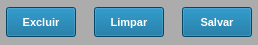
           <widget class="QWidget" name="widget_6" native="true">
            <property name="minimumSize">
             <size>
              <width>0</width>
              <height>45</height>
             </size>
            </property>
            <property name="maximumSize">
             <size>
              <width>16777215</width>
              <height>45</height>
             </size>
            </property>
            <property name="font">
             <font>
              <pointsize>8</pointsize>
             </font>
            </property>
            <property name="styleSheet">
             <string notr="true">background-color: rgb(172, 172, 172);</string>
            </property>
            <layout class="QHBoxLayout" name="horizontalLayout_2">
             <property name="spacing">
              <number>6</number>
             </property>
             <property name="leftMargin">
              <number>6</number>
             </property>
             <property name="topMargin">
              <number>6</number>
             </property>
             <property name="rightMargin">
              <number>6</number>
             </property>
             <property name="bottomMargin">
              <number>6</number>
             </property>
             <item>
              <widget class="QPushButton" name="btn_Excluir">
               <property name="sizePolicy">
                <sizepolicy hsizetype="Preferred" vsizetype="Preferred">
                 <horstretch>0</horstretch>
                 <verstretch>0</verstretch>
                </sizepolicy>
               </property>
               <property name="minimumSize">
                <size>
                 <width>70</width>
                 <height>30</height>
                </size>
               </property>
               <property name="maximumSize">
                <size>
                 <width>70</width>
                 <height>30</height>
                </size>
               </property>
               <property name="font">
                <font>
                 <pointsize>8</pointsize>
                 <weight>75</weight>
                 <bold>true</bold>
                </font>
               </property>
               <property name="cursor">
                <cursorShape>PointingHandCursor</cursorShape>
               </property>
               <property name="styleSheet">
                <string notr="true">color: rgb(255, 255, 255);
background-color: rgb(0, 100, 148);</string>
               </property>
               <property name="text">
                <string>Excluir</string>
               </property>
              </widget>
             </item>
             <item>
              <widget class="QLabel" name="label_2">
               <property name="text">
                <string/>
               </property>
              </widget>
             </item>
             <item>
              <widget class="QPushButton" name="btn_Limpar">
               <property name="sizePolicy">
                <sizepolicy hsizetype="Preferred" vsizetype="Preferred">
                 <horstretch>0</horstretch>
                 <verstretch>0</verstretch>
                </sizepolicy>
               </property>
               <property name="minimumSize">
                <size>
                 <width>70</width>
                 <height>30</height>
                </size>
               </property>
               <property name="maximumSize">
                <size>
                 <width>70</width>
                 <height>30</height>
                </size>
               </property>
               <property name="font">
                <font>
                 <pointsize>8</pointsize>
                 <weight>75</weight>
                 <bold>true</bold>
                </font>
               </property>
               <property name="cursor">
                <cursorShape>PointingHandCursor</cursorShape>
               </property>
               <property name="styleSheet">
                <string notr="true">color: rgb(255, 255, 255);
background-color: rgb(0, 100, 148);</string>
               </property>
               <property name="text">
                <string>Limpar</string>
               </property>
              </widget>
             </item>
             <item>
              <widget class="QLabel" name="label_3">
               <property name="font">
                <font>
                 <pointsize>8</pointsize>
                </font>
               </property>
               <property name="text">
                <string/>
               </property>
              </widget>
             </item>
             <item>
              <widget class="QPushButton" name="btn_Salvar">
               <property name="sizePolicy">
                <sizepolicy hsizetype="Preferred" vsizetype="Preferred">
                 <horstretch>0</horstretch>
                 <verstretch>0</verstretch>
                </sizepolicy>
               </property>
               <property name="minimumSize">
                <size>
                 <width>70</width>
                 <height>30</height>
                </size>
               </property>
               <property name="maximumSize">
                <size>
                 <width>70</width>
                 <height>30</height>
                </size>
               </property>
               <property name="font">
                <font>
                 <pointsize>8</pointsize>
                 <weight>75</weight>
                 <bold>true</bold>
                </font>
               </property>
               <property name="cursor">
                <cursorShape>PointingHandCursor</cursorShape>
               </property>
               <property name="styleSheet">
                <string notr="true">color: rgb(255, 255, 255);
background-color: rgb(0, 100, 148);</string>
               </property>
               <property name="text">
                <string>Salvar</string>
               </property>
              </widget>
             </item>
            </layout>
           </widget>
